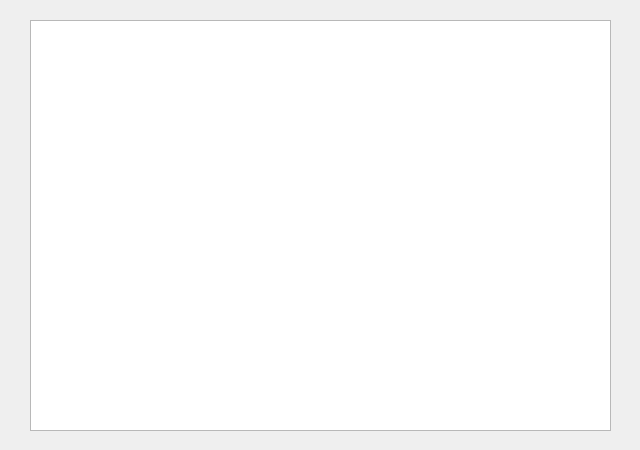
<?xml version="1.0" encoding="UTF-8"?>
<ui version="4.0">
 <class>RoomsUserui</class>
 <widget class="QDialog" name="RoomsUserui">
  <property name="geometry">
   <rect>
    <x>0</x>
    <y>0</y>
    <width>640</width>
    <height>450</height>
   </rect>
  </property>
  <property name="windowTitle">
   <string>Dialog</string>
  </property>
  <widget class="QTableWidget" name="tableWidget">
   <property name="geometry">
    <rect>
     <x>30</x>
     <y>20</y>
     <width>581</width>
     <height>411</height>
    </rect>
   </property>
  </widget>
 </widget>
 <resources/>
 <connections/>
</ui>
